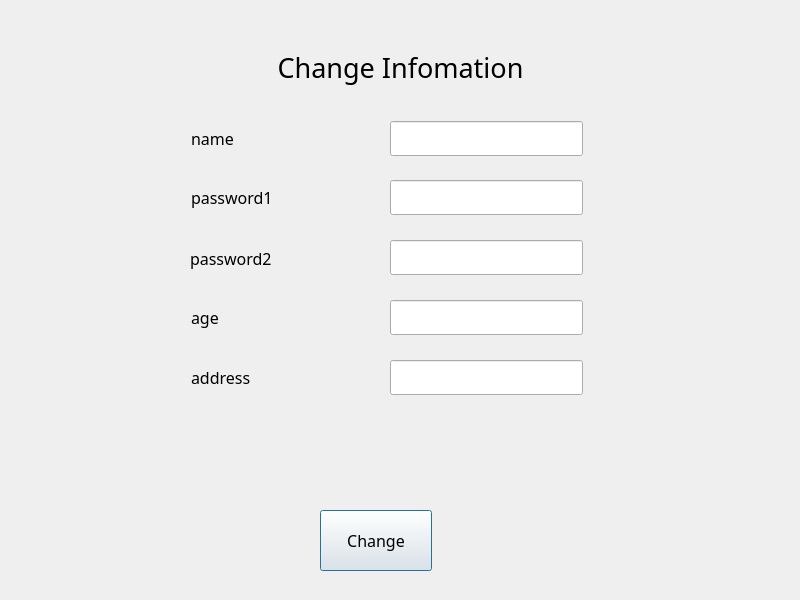
<?xml version="1.0" encoding="UTF-8"?>
<ui version="4.0">
 <class>Dialog</class>
 <widget class="QDialog" name="Dialog">
  <property name="geometry">
   <rect>
    <x>0</x>
    <y>0</y>
    <width>800</width>
    <height>600</height>
   </rect>
  </property>
  <property name="windowTitle">
   <string>Dialog</string>
  </property>
  <widget class="QLabel" name="label">
   <property name="geometry">
    <rect>
     <x>230</x>
     <y>37</y>
     <width>341</width>
     <height>61</height>
    </rect>
   </property>
   <property name="font">
    <font>
     <family>Helvetica-Condensed-Black-Se</family>
     <pointsize>20</pointsize>
    </font>
   </property>
   <property name="layoutDirection">
    <enum>Qt::RightToLeft</enum>
   </property>
   <property name="text">
    <string>Change Infomation</string>
   </property>
   <property name="alignment">
    <set>Qt::AlignCenter</set>
   </property>
  </widget>
  <widget class="QPushButton" name="change">
   <property name="geometry">
    <rect>
     <x>320</x>
     <y>510</y>
     <width>112</width>
     <height>61</height>
    </rect>
   </property>
   <property name="font">
    <font>
     <family>Helvetica-Condensed-Black-Se</family>
     <pointsize>12</pointsize>
    </font>
   </property>
   <property name="text">
    <string>Change</string>
   </property>
  </widget>
  <widget class="QLineEdit" name="password1">
   <property name="geometry">
    <rect>
     <x>390</x>
     <y>180</y>
     <width>193</width>
     <height>35</height>
    </rect>
   </property>
   <property name="echoMode">
    <enum>QLineEdit::Password</enum>
   </property>
  </widget>
  <widget class="QLineEdit" name="address">
   <property name="geometry">
    <rect>
     <x>390</x>
     <y>360</y>
     <width>193</width>
     <height>35</height>
    </rect>
   </property>
  </widget>
  <widget class="QLineEdit" name="password2">
   <property name="geometry">
    <rect>
     <x>390</x>
     <y>240</y>
     <width>193</width>
     <height>35</height>
    </rect>
   </property>
   <property name="contextMenuPolicy">
    <enum>Qt::DefaultContextMenu</enum>
   </property>
   <property name="echoMode">
    <enum>QLineEdit::Password</enum>
   </property>
  </widget>
  <widget class="QLineEdit" name="name">
   <property name="geometry">
    <rect>
     <x>390</x>
     <y>121</y>
     <width>193</width>
     <height>35</height>
    </rect>
   </property>
  </widget>
  <widget class="QLabel" name="label_3">
   <property name="geometry">
    <rect>
     <x>191</x>
     <y>180</y>
     <width>131</width>
     <height>35</height>
    </rect>
   </property>
   <property name="font">
    <font>
     <family>Helvetica-Condensed-Black-Se</family>
     <pointsize>12</pointsize>
    </font>
   </property>
   <property name="text">
    <string>password1</string>
   </property>
  </widget>
  <widget class="QLabel" name="label_2">
   <property name="geometry">
    <rect>
     <x>191</x>
     <y>121</y>
     <width>131</width>
     <height>35</height>
    </rect>
   </property>
   <property name="font">
    <font>
     <family>Helvetica-Condensed-Black-Se</family>
     <pointsize>12</pointsize>
    </font>
   </property>
   <property name="text">
    <string>name</string>
   </property>
  </widget>
  <widget class="QLabel" name="label_5">
   <property name="geometry">
    <rect>
     <x>190</x>
     <y>241</y>
     <width>131</width>
     <height>35</height>
    </rect>
   </property>
   <property name="font">
    <font>
     <family>Helvetica-Condensed-Black-Se</family>
     <pointsize>12</pointsize>
    </font>
   </property>
   <property name="text">
    <string>password2</string>
   </property>
  </widget>
  <widget class="QLabel" name="label_4">
   <property name="geometry">
    <rect>
     <x>191</x>
     <y>300</y>
     <width>131</width>
     <height>35</height>
    </rect>
   </property>
   <property name="font">
    <font>
     <family>Helvetica-Condensed-Black-Se</family>
     <pointsize>12</pointsize>
    </font>
   </property>
   <property name="text">
    <string>age</string>
   </property>
  </widget>
  <widget class="QLabel" name="label_6">
   <property name="geometry">
    <rect>
     <x>191</x>
     <y>360</y>
     <width>131</width>
     <height>35</height>
    </rect>
   </property>
   <property name="font">
    <font>
     <family>Helvetica-Condensed-Black-Se</family>
     <pointsize>12</pointsize>
    </font>
   </property>
   <property name="text">
    <string>address</string>
   </property>
  </widget>
  <widget class="QLineEdit" name="age">
   <property name="geometry">
    <rect>
     <x>390</x>
     <y>300</y>
     <width>193</width>
     <height>35</height>
    </rect>
   </property>
  </widget>
 </widget>
 <resources/>
 <connections/>
</ui>
